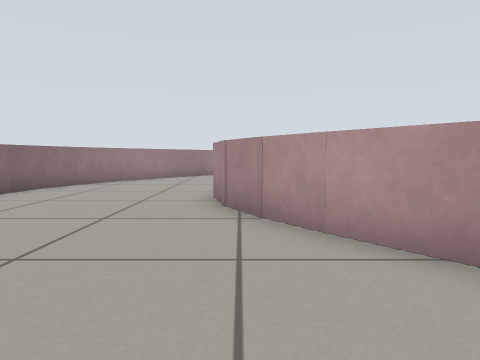
[1] (above)

19 first-person views from a walk through a robot-simulator world made for Gazebo. The camera is 0.46 m above the floor, tilts 4° down and sees 70° across. The floor is counted in squares, 0.5 m on a side. Each view is taken from the middle of a square. On the plan, view 1 faces up. The plan holds only what a view shows up to about 12 squares ahead; the rest is blank.

[2]
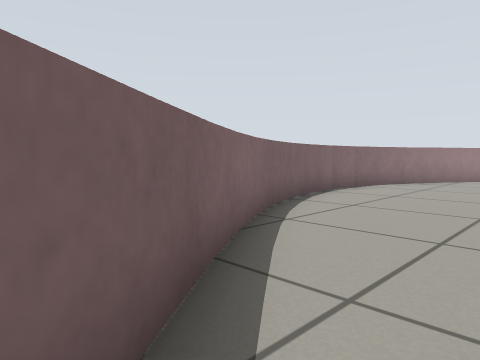

[3]
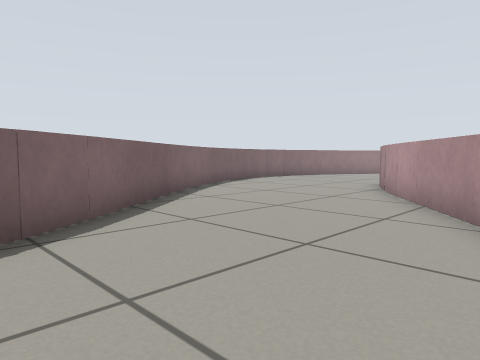

[4]
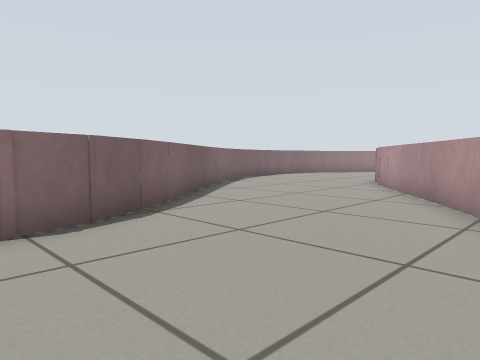

[5]
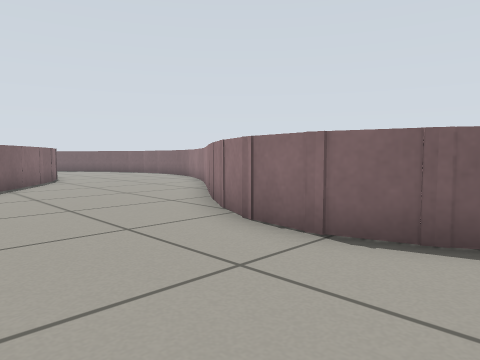

[6]
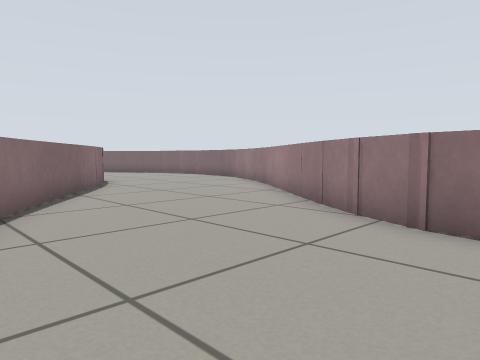

[7]
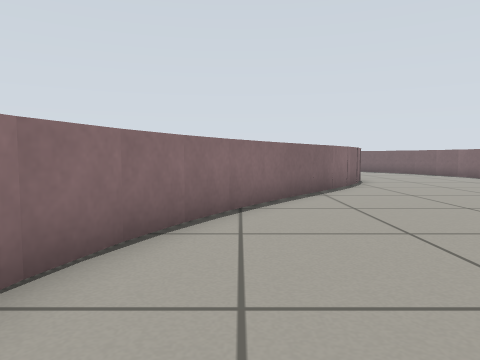

[8]
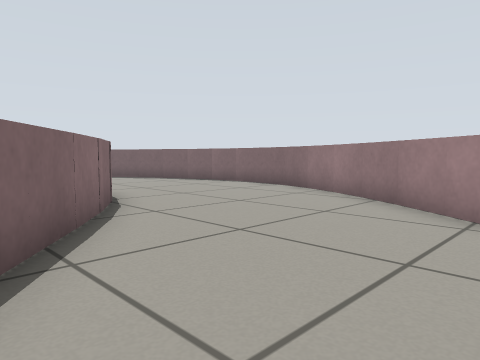

[9]
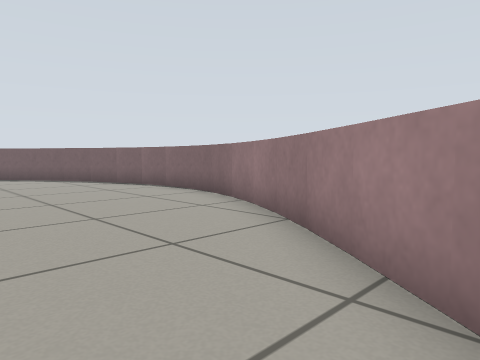

[10]
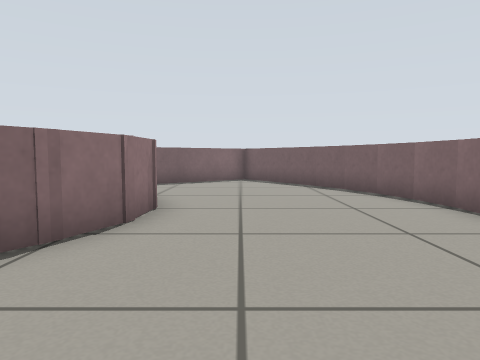

[11]
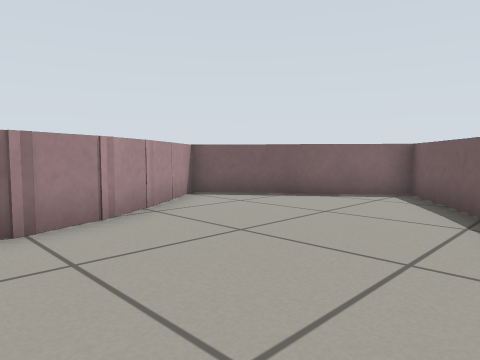

[12]
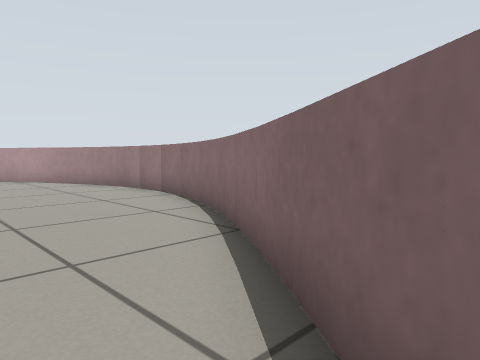

[13]
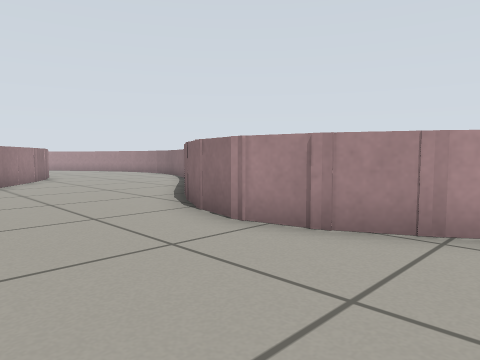

[14]
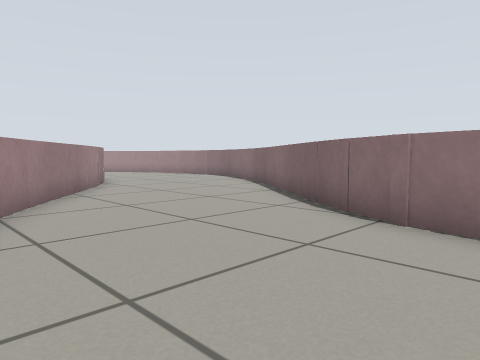

[15]
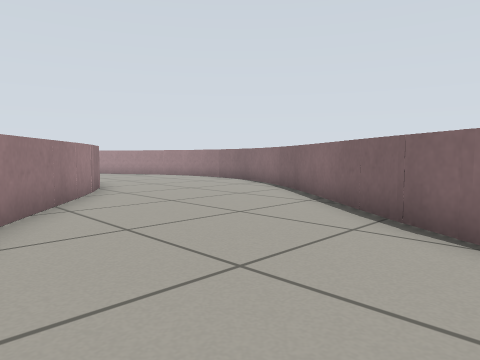

[16]
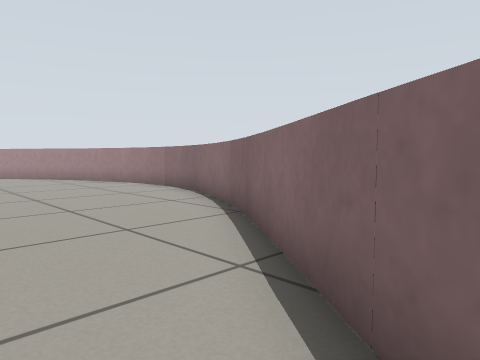

[17]
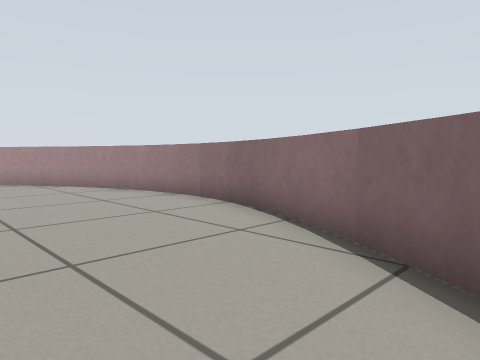

[18]
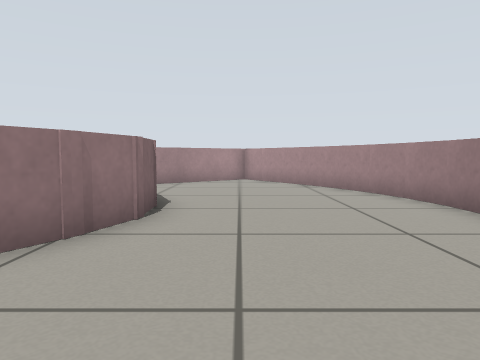

[19]
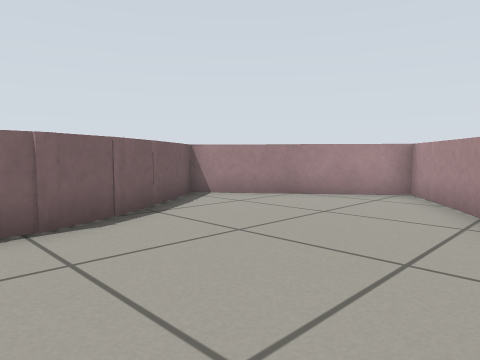

### Floor plan
Points are (right, up) in squares from view 1. A wall is a line through its corners. A room is listed if a view was taken in it or the views show most of it. See-through windows are left out.
Room 1 (views 1, 2, 3, 4, 5, 6, 7, 8, 9, 10, 12)
walls: (0.1, -7.5) (-4.5, -13.5); (0.1, -3.8) (0.5, -5.2) (0.4, -6.4) (-0.2, -7.7); (5.2, -8.7) (5.6, -7.4); (-0.5, -2.7) (0.3, -4.2); (5.6, -7.5) (5.8, -6.3); (4.7, -9.8) (5.3, -8.5); (5.8, -6.4) (5.8, -5.1); (4.1, -10.8) (4.8, -9.6); (5.9, -5.2) (5.7, -3.9); (5.4, -2.9) (5, -1.7); (4.5, -0.7) (2.3, 2.3); (-2.2, -0.5) (-0.2, -3); (-4.2, -13.4) (-4.9, -14.6); (0.5, -15.7) (4.3, -10.7); (-0.1, -16.8) (0.8, -15.3)
low walls: (5.7, -4) (5.4, -2.8); (5, -1.7) (4.4, -0.6)
ways out: opening at (-2.5, -15) to room 2; opening at (0, 0.3) to room 3
Room 2 (view 11)
walls: (0, -20.4) (-0.5, -19) (-0.5, -17.7) (0.1, -16.4); (-5.4, -21.3) (-4.9, -22.5); (-5.7, -20.2) (-5.3, -21.4); (-4.9, -22.4) (-4.3, -23.5); (1.2, -22.4) (-0.2, -20); (-5.9, -18.9) (-5.7, -20.3); (-4.4, -23.5) (-2.2, -26.5) (2, -23.3) (1.1, -22.1); (-5.8, -17.8) (-5.8, -19.1); (-5.7, -16.7) (-5.8, -17.9); (-5.3, -15.6) (-5.7, -16.8); (-4.8, -14.4) (-5.4, -15.6)
ways out: opening at (-2.5, -15) to room 1
Room 3 (views 13, 14, 15, 16)
walls: (-0.3, 6.1) (-0.6, 7.5) (-0.3, 8.8); (-0.4, 8.6) (0.4, 10); (0.4, 5) (-0.4, 6.4); (0.1, 9.7) (2.3, 12.6); (-5.8, 6.3) (-5.5, 5); (-5.5, 5.1) (-5, 3.9); (-5.7, 8.7) (-5.7, 6.2); (-5.2, 4) (-3.9, 1.9); (-5.5, 9.8) (-5.8, 8.6); (-5.1, 11) (-5.6, 9.7); (-4, 1.9) (-2.2, -0.5); (2.3, 2.3) (0.1, 5.3); (-4.1, 13.1) (-5.2, 10.8); (-3.2, 14.2) (-4.1, 13)
ways out: opening at (0, 0.3) to room 1; opening at (-0.5, 14) to room 4
Room 4 (views 17, 18, 19)
walls: (0.2, 19) (-1.2, 16.5); (-0.1, 22.5) (0.5, 21.3) (0.5, 20) (0.1, 18.7); (5.7, 18.9) (5.8, 20.1) (5.8, 21.4); (5.8, 21.3) (5.6, 22.5) (5.2, 23.6); (5.4, 17.8) (5.7, 19); (-1.1, 17) (-3.2, 14.2); (4.9, 16.6) (5.4, 17.9); (5.3, 23.6) (4.8, 24.7); (4.4, 15.6) (5, 16.7); (4.9, 24.7) (2.3, 28.6) (-1.8, 25.4) (0.1, 22.2); (2.3, 12.6) (4.5, 15.6)
ways out: opening at (-0.5, 14) to room 3

Positions as (right, up) in squares from view 1, and headings:
1: (0, 0), facing up
2: (-1, -1), facing up-left
3: (4, -4), facing up-left
4: (5, -6), facing up-left
5: (4, -3), facing down-left
6: (5, -5), facing down-left
7: (4, -5), facing down
8: (3, -10), facing down-left
9: (0, -10), facing down-left
10: (-2, -13), facing down
11: (-5, -18), facing down-right
12: (1, -14), facing up-right
13: (-4, 4), facing up-right
14: (-5, 7), facing up-right
15: (-4, 9), facing up-right
16: (0, 11), facing up-right
17: (1, 14), facing up-right
18: (2, 15), facing up
19: (5, 20), facing up-left
